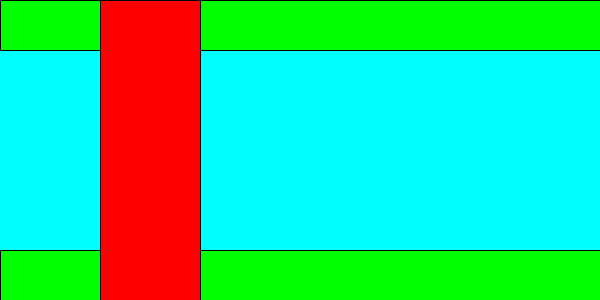
Frame 1 (no input)
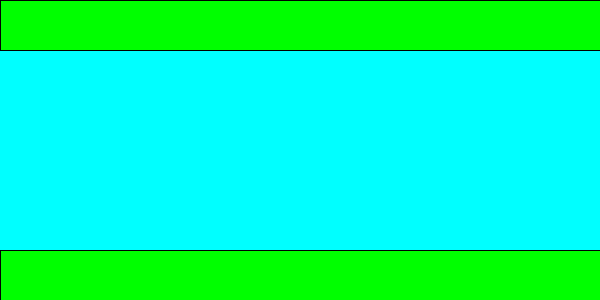
Frame 60 (the mouse pressed at the canvas centre just before this capture)
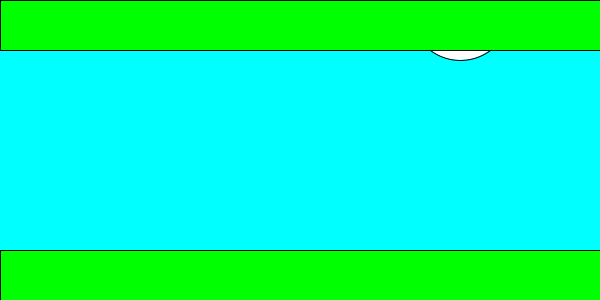
Frame 120 (the mouse held since frame 60 and released just before this capture)

The Processing sketch that drew these frames (run headless with seeded random() and noise(); from frame 60 on, the mouse is pressed at the canvas centre):

// Processing sketch: sketch_4
// ── sketch_4.pde
float a, b, c, vx, vy;
void setup(){
  size(600,300);
  a = 150; 
  b = 0;
  c = 100;
  vx = vy = 5;
}

void draw(){
  background(0,255,255);
  b += vy;
  a += vx;
  smile(a,b,c);
  
  if(b > height || b < 0) vy = -vy;
  if (b<50 || b>250) //show 2 big rect as 
      {
        fill(0,255,0);
        rect(0,0,width,50);
        rect(0,250,width,50);
        fill(255);
      }
  
  if(a > width || a < 0) vx = -vx;
  if (a >100 && a < 400 ){
        fill( 255,0,0);
        rect (100 ,0, 100 , height );
        fill ( 255);
      }
}

// ── smile.pde
void smile(float x, float y, float d){
  circle(x,y,d);  // face
  strokeWeight(3);
  circle(x-0.2*d,y-0.1*d,0.2*d); // left eye
  noFill();
  arc(x+0.2*d,y-0.1*d,0.2*d,0.2*d,PI,2*PI); // right eye
  fill(255,0,0);
  noStroke();
  arc(x,y+0.1*d,0.8*d,0.4*d,0,PI); // mouse
  fill(255);    // return to default state
  strokeWeight(1); // return to default state
  stroke(0);
}
